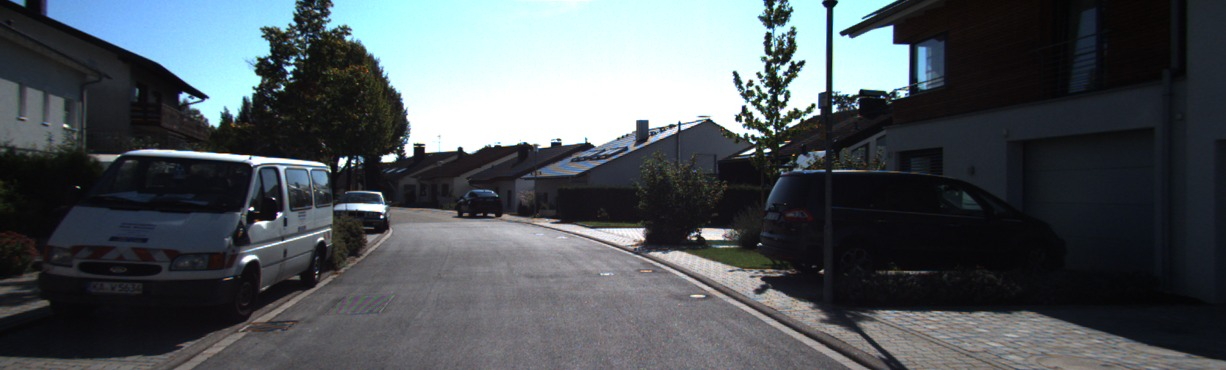
#> input picture data/image1.jpg, 1226 x 370 px, found by its file name
$ python main4reconstruction.py
#> lines starting #> are read from the running program, lines starting #| are printed output that depends on the picture
### homework/submission.py
"""
Homework2.
Replace 'pass' by your implementation.
"""

# Insert your package here
import numpy as np
import os

from helper import *
import cv2 as cv
import numpy as np

from skimage.measure import ransac
from skimage.transform import AffineTransform
from tqdm import tqdm

'''
Q2.3.2: Eight Point Algorithm
    Input:  pts1, Nx2 Matrix
            pts2, Nx2 Matrix
            M, a scalar parameter computed as max (imwidth, imheight)
    Output: F, the fundamental matrix
'''
def eightpoint(pts1, pts2, M) -> np.array:

    # print(f"M: {M}")
    # print(f"pts1 shape : {pts1.shape}")
    # print(f"pts2 shape : {pts2.shape}")

    N, _ = pts1.shape

    ones = np.ones((N,1))

    # m1 = pts1.mean(axis=0)
    # m2 = pts2.mean(axis=0)

    # m1 = np.array([ [1, 0, -m1[0]],
    #                 [0, 1, -m1[1]],
    #                 [0, 0,      0] ])

    # m2 = np.array([ [1, 0, -m2[0]],
    #                 [0, 1, -m2[1]],
    #                 [0, 0,      0] ])


    T = np.array([ [1.0/M,    0,   0],
                   [0,    1.0/M,   0],
                   [0,        0,   1] ])

    # T1 = M @ m1
    # T2 = M @ m2

    pts1_T = np.append(pts1, ones, axis=1).T
    pts2_T = np.append(pts2, ones, axis=1).T
    pts1_norm = (T @ pts1_T).T
    pts2_norm = (T @ pts2_T).T

    A1 = (pts1_norm[:,0] * pts2_norm[:,0]).reshape(N,1)
    A2 = (pts1_norm[:,0] * pts2_norm[:,1]).reshape(N,1)
    A3 = pts1_norm[:,0].reshape((N,1))
    A4 = (pts1_norm[:,1] * pts2_norm[:,0]).reshape(N,1)
    A5 = (pts1_norm[:,1] * pts2_norm[:,1]).reshape(N,1)
    A6 = pts1_norm[:,1].reshape(N,1)
    A7 = pts2_norm[:,0].reshape(N,1)
    A8 = pts2_norm[:,1].reshape(N,1)
    A9 = ones

    A = np.concatenate((A1, A2, A3, A4, A5, A6, A7, A8, A9), axis=1)

    # print(f"A  : {A}")

    U, S, V = np.linalg.svd(A)

    F = refineF(V[-1,:], pts1, pts2)

    F = T.T @ F @ T

    # [5 lines of commented-out code are left out]

    return F

'''
Q2.4.1: Compute the essential matrix E.
    Input:  F, fundamental matrix
            K1, internal camera calibration matrix of camera 1
            K2, internal camera calibration matrix of camera 2
    Output: E, the essential matrix
'''
# [7 lines left out: function essentialMatrix, not called in this run]

'''
Q2.4.2: Triangulate a set of 2D coordinates in the image to a set of 3D points.
    Input:  C1, the 3x4 camera matrix
            pts1, the Nx2 matrix with the 2D image coordinates per row
            C2, the 3x4 camera matrix
            pts2, the Nx2 matrix with the 2D image coordinates per row
    Output: P, the Nx3 matrix with the corresponding 3D points per row
            err, the reprojection error.
'''
# [39 lines left out: function triangulate, not called in this run]


'''
Q2.5.1: 3D visualization of the temple images.
    Input:  im1, the first image
            im2, the second image
            F, the fundamental matrix
            x1, x-coordinates of a pixel on im1
            y1, y-coordinates of a pixel on im1
    Output: x2, x-coordinates of the pixel on im2
            y2, y-coordinates of the pixel on im2
'''
# [79 lines left out: functions epipolarCorrespondence, guassianFilter, not called in this run]

'''
Q3.1: Decomposition of the essential matrix to rotation and translation.
    Input:  im1, the first image
            im2, the second image
            k1, camera intrinsic matrix of the first frame
            k1, camera intrinsic matrix of the second frame
    Output: R, rotation
            t, translation

'''
from findM2 import *
# [113 lines left out: function essentialDecomposition, not called in this run]


'''
Q3.2: Implement a monocular visual odometry.
    Input:  datafolder, the folder of the provided monocular video sequence
            GT_pose, the provided ground-truth (GT) pose for each frame
            plot=True, draw the estimated and the GT camera trajectories in the same plot
    Output: trajectory, the estimated camera trajectory (with scale aligned)

'''
# [70 lines left out: function visualOdometry, not called in this run]

### homework/helper.py
"""
Homework2.
Helper functions.
"""
import numpy as np
import matplotlib.pyplot as plt
import scipy.optimize
import submission as sub

# [56 lines left out: functions _epipoles, displayEpipolarF, not called in this run]


def _singularize(F):
    U, S, V = np.linalg.svd(F)
    S[-1] = 0
    F = U.dot(np.diag(S).dot(V))
    return F

def _objective_F(f, pts1, pts2):
    F = _singularize(f.reshape([3, 3]))
    num_points = pts1.shape[0]
    hpts1 = np.concatenate([pts1, np.ones([num_points, 1])], axis=1)
    hpts2 = np.concatenate([pts2, np.ones([num_points, 1])], axis=1)
    Fp1 = F.dot(hpts1.T)
    FTp2 = F.T.dot(hpts2.T)

    r = 0
    for fp1, fp2, hp2 in zip(Fp1.T, FTp2.T, hpts2):
        r += (hp2.dot(fp1))**2 * (1/(fp1[0]**2 + fp1[1]**2) + 1/(fp2[0]**2 + fp2[1]**2))
    return r

def refineF(F, pts1, pts2):
    f = scipy.optimize.fmin_powell(
        lambda x: _objective_F(x, pts1, pts2), F.reshape([-1]),
        maxiter=100000,
        maxfun=10000, disp=False
    )
    return _singularize(f.reshape([3, 3]))

# [105 lines left out: functions camera2, epipolarMatchGUI, getAbsoluteScale, not called in this run]

### homework/main4reconstruction.py
'''
It is a main function that can be used for you to conduct the tasks in 3D reconstruction.
You run this main function to generate the expected outputs and results described in the Instruction.pdf,
by calling functions implemented in submission.py and helper.py
You are free to write it in your own style.
'''

# Insert your package here
import cv2 as cv
import numpy as np
from matplotlib import pyplot as plt

from skimage.measure import ransac
from skimage.transform import AffineTransform

from submission import eightpoint, essentialMatrix, triangulate, epipolarCorrespondence
from helper import displayEpipolarF, camera2, epipolarMatchGUI
from findM2 import findM2
from visualize import visualize

if __name__ == "__main__":
    img1 = cv.imread('data/image1.jpg')
#> img1 is the input picture: shape (370, 1226, 3); mean B, G, R 90.4, 85.9, 79.1
    img2 = cv.imread('data/image2.jpg')
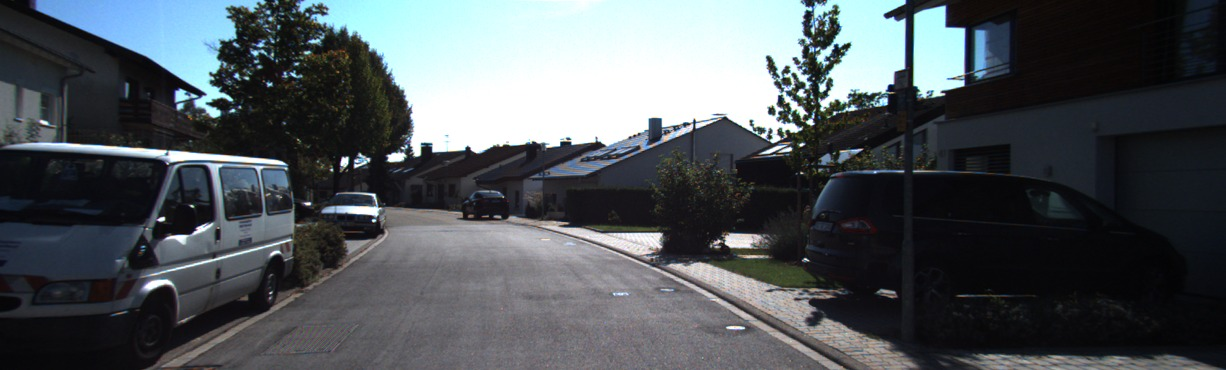
#> input picture data/image2.jpg, 1226 x 370 px, found by its file name
#> img2 is the input picture: shape (370, 1226, 3); mean B, G, R 89.8, 85.6, 79.5

    print(img1.shape)
#| (370, 1226, 3)

    H, W, _ = img1.shape
#> H = 370; W = 1226

    sift = cv.SIFT_create()

    kp1, des1 = sift.detectAndCompute(img1,None)
#> kp1 = 1354 keypoints; strongest (x, y, size): (342, 162, 5.9), (252, 209, 2.6), (389, 158, 7.6), (781, 98, 4.4)
    kp2, des2 = sift.detectAndCompute(img2,None)
#> kp2 = 1580 keypoints; strongest (x, y, size): (344, 161, 5.7), (395, 157, 8.4), (810, 122, 4.4), (771, 111, 5)

    FLANN_INDEX_KDTREE = 1
    index_params = dict(algorithm = FLANN_INDEX_KDTREE, trees=5)
    search_params = dict(checks=50)
    flann = cv.FlannBasedMatcher()
    matches = flann.knnMatch(des1,des2,k=2)
#> matches = 1354 matches

    # orb = cv.ORB_create()
    # bf = cv.BFMatcher(cv.NORM_L1, crossCheck=False)
    #matches = bf.knnMatch(des1, des2,k=2)

    src = []
    dst = []
    good = []

    # Ratio test
    for m, n in matches:
        if m.distance < 0.8*n.distance:
            src.append(kp1[m.queryIdx].pt)
            dst.append(kp2[m.trainIdx].pt)
            good.append([m])
#> after the loop, dst = 474 pairs, first value 19.72 to 1055.2, second value 2.32 to 364.2; good = 474 matches; src = 474 pairs, first value 22.39 to 1025.1, second value 5.29 to 362.8

    src = np.float32(src).reshape(-1, 2)
    dst = np.float32(dst).reshape(-1, 2)

    _, inliers = ransac((src, dst), AffineTransform, min_samples=4,
                        residual_threshold=8, max_trials=20000)

    src = src[inliers]
#> src = 239 pairs, first value 253.8 to 930.2, second value 24.55 to 314.3
    dst = dst[inliers]
#> dst = 239 pairs, first value 210.6 to 990.6, second value 3.33 to 341.9

    # np.savez('q2.3_1.npz', src=src, dst=dst)

    img_matches = cv.drawMatchesKnn(img1, kp1, img2, kp2, good,
                                    None, flags=cv.DrawMatchesFlags_NOT_DRAW_SINGLE_POINTS)
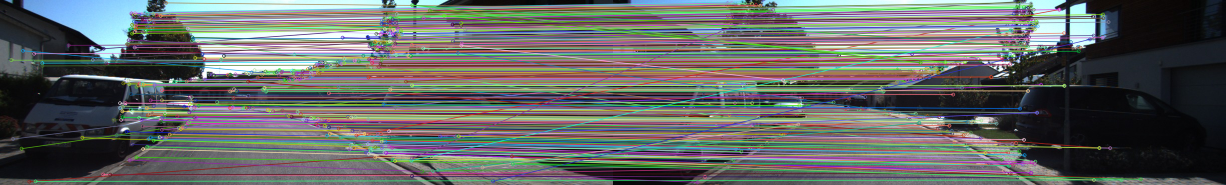
#> img_matches: shape (370, 2452, 3) (shown at 1/2 size); mean B, G, R 100, 101.8, 98.9


    F = eightpoint(src, dst, max(H, W))
#> in eightpoint, `pts1_norm = (T @ pts1_T).T`: pts1_norm = 239 rows, first 8: [0.207, 0.0717, 1], [0.207, 0.0717, 1], [0.209, 0.0727, 1], [0.209, 0.0727, 1], [0.209, 0.07, 1], [0.211, 0.048, 1], [0.214, 0.046, 1], [0.214, 0.0214, 1]
#> in eightpoint, `pts2_norm = (T @ pts2_T).T`: pts2_norm = 239 rows, first 8: [0.172, 0.0602, 1], [0.172, 0.0602, 1], [0.175, 0.0615, 1], [0.175, 0.0615, 1], [0.175, 0.0583, 1], [0.181, 0.0344, 1], [0.185, 0.0324, 1], [0.187, 0.00484, 1]
#> in eightpoint, `A1 = (pts1_norm[:,0] * pts2_norm[:,0]).reshape(N,1)`: A1 = 239 values, max 0.613 at index 238, min 0.0356 at index 0, mean 0.292
#> in eightpoint, `A2 = (pts1_norm[:,0] * pts2_norm[:,1]).reshape(N,1)`: A2 = 239 values, max 0.18 at index 233, min 0.000642 at index 25, mean 0.0494
#> in eightpoint, `A3 = pts1_norm[:,0].reshape((N,1))`: A3 = 239 values from 0.207 to 0.759
#> in eightpoint, `A4 = (pts1_norm[:,1] * pts2_norm[:,0]).reshape(N,1)`: A4 = 239 values, max 0.176 at index 233, min 0.004 at index 7, mean 0.0534
#> in eightpoint, `A5 = (pts1_norm[:,1] * pts2_norm[:,1]).reshape(N,1)`: A5 = 239 values, max 0.0715 at index 150, min 5.44e-05 at index 25, mean 0.0142
#> in eightpoint, `A6 = pts1_norm[:,1].reshape(N,1)`: A6 = 239 values, max 0.256 at index 150, min 0.02 at index 25, mean 0.102
#> in eightpoint, `A7 = pts2_norm[:,0].reshape(N,1)`: A7 = 239 values, max 0.808 at index 238, min 0.172 at index 0, mean 0.522
#> in eightpoint, `A8 = pts2_norm[:,1].reshape(N,1)`: A8 = 239 values, max 0.279 at index 150, min 0.00272 at index 25, mean 0.0967
#> in eightpoint, `U, S, V = np.linalg.svd(A)`:
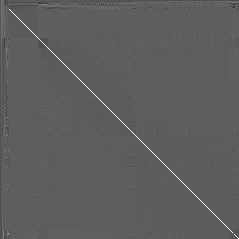
#> U: shape (239, 239) float64; min -0.582, max 0.991, mean -0.000227; drawn with min black and max white
#> in eightpoint, `U, S, V = np.linalg.svd(A)`: S = [19.97, 3.38, 1.62, 0.257, 0.179, 0.0484, 0.0227, 0.0167, 0.00112]
#> in refineF, `f = scipy.optimize.fmin_powell( lambda x: _objective_F(x, pts1, pts2),..`: f = [-0.0105, 0.645, 0.878, -0.628, 0.0531, 0.447, 0.212, -0.473, 0.279]
#> in eightpoint, `F = refineF(V[-1,:], pts1, pts2)`: F = [[-0.019, 0.665, 0.862], [-0.637, 0.0756, 0.429], [0.0336, -0.0356, -0.0631]]
#> in eightpoint, `F = T.T @ F @ T`: F = [[-1.27e-08, 4.43e-07, 0.000703], [-4.24e-07, 5.03e-08, 0.00035], [2.74e-05, -2.9e-05, -0.0631]]

    # [6 lines of commented-out code are left out]
    K = {}
#> (the run stopped early here; a loop or call above may not have finished)
